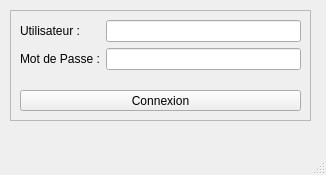
<?xml version="1.0" encoding="UTF-8"?>
<ui version="4.0">
 <class>mainWindow</class>
 <widget class="QMainWindow" name="mainWindow">
  <property name="geometry">
   <rect>
    <x>0</x>
    <y>0</y>
    <width>326</width>
    <height>175</height>
   </rect>
  </property>
  <property name="minimumSize">
   <size>
    <width>326</width>
    <height>175</height>
   </size>
  </property>
  <property name="maximumSize">
   <size>
    <width>326</width>
    <height>175</height>
   </size>
  </property>
  <property name="windowTitle">
   <string>Connexion</string>
  </property>
  <widget class="QWidget" name="centralwidget">
   <widget class="QFrame" name="Connexion">
    <property name="geometry">
     <rect>
      <x>10</x>
      <y>10</y>
      <width>301</width>
      <height>111</height>
     </rect>
    </property>
    <property name="font">
     <font>
      <weight>50</weight>
      <italic>false</italic>
      <bold>false</bold>
      <underline>false</underline>
      <strikeout>false</strikeout>
      <kerning>false</kerning>
     </font>
    </property>
    <property name="autoFillBackground">
     <bool>true</bool>
    </property>
    <property name="frameShape">
     <enum>QFrame::StyledPanel</enum>
    </property>
    <property name="frameShadow">
     <enum>QFrame::Raised</enum>
    </property>
    <widget class="QWidget" name="formLayoutWidget">
     <property name="geometry">
      <rect>
       <x>10</x>
       <y>10</y>
       <width>281</width>
       <height>61</height>
      </rect>
     </property>
     <layout class="QFormLayout" name="formLayout">
      <item row="0" column="0">
       <widget class="QLabel" name="label">
        <property name="text">
         <string>Utilisateur :</string>
        </property>
       </widget>
      </item>
      <item row="0" column="1">
       <widget class="QLineEdit" name="lineEdit"/>
      </item>
      <item row="1" column="0">
       <widget class="QLabel" name="label_2">
        <property name="text">
         <string>Mot de Passe :</string>
        </property>
       </widget>
      </item>
      <item row="1" column="1">
       <widget class="QLineEdit" name="lineEdit_2">
        <property name="echoMode">
         <enum>QLineEdit::Password</enum>
        </property>
       </widget>
      </item>
     </layout>
    </widget>
    <widget class="QPushButton" name="pushButton">
     <property name="geometry">
      <rect>
       <x>10</x>
       <y>80</y>
       <width>281</width>
       <height>21</height>
      </rect>
     </property>
     <property name="text">
      <string>Connexion</string>
     </property>
    </widget>
   </widget>
  </widget>
  <widget class="QMenuBar" name="menubar">
   <property name="geometry">
    <rect>
     <x>0</x>
     <y>0</y>
     <width>326</width>
     <height>20</height>
    </rect>
   </property>
  </widget>
  <widget class="QStatusBar" name="statusbar"/>
 </widget>
 <resources/>
 <connections/>
</ui>
